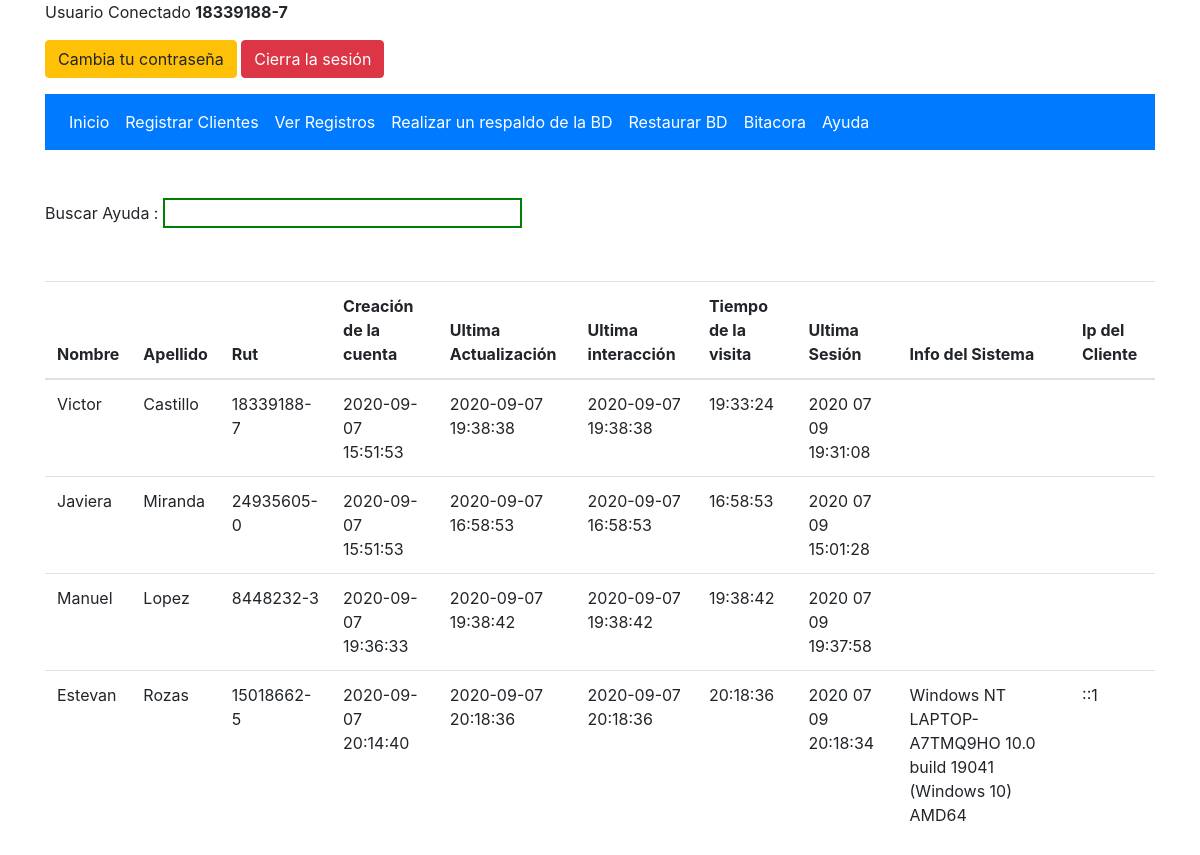
/bitacora.php (signed in), run on the app's committed database.
### tables this page shows
CREATE TABLE IF NOT EXISTS `cliente` (
  `Rut` varchar(10) NOT NULL,
  `Nombre` varchar(30) DEFAULT NULL,
  `Apellido` varchar(30) DEFAULT NULL,
  `Email` varchar(30) DEFAULT NULL,
  `Direccion` varchar(30) DEFAULT NULL,
  `Telefono` varchar(30) DEFAULT NULL,
  `password` varchar(255) DEFAULT NULL,
  `fecha` timestamp NOT NULL DEFAULT current_timestamp() ON UPDATE current_timestamp(),
  `fecha_creacion` timestamp NOT NULL DEFAULT current_timestamp(),
  `fecha_up` timestamp NOT NULL DEFAULT '0000-00-00 00:00:00' ON UPDATE current_timestamp(),
  `ultima_visita` varchar(30) DEFAULT NULL,
  `tiempo_visita` time DEFAULT NULL,
  `info` varchar(255) DEFAULT NULL,
  `ip_cliente` varchar(255) DEFAULT NULL,
  PRIMARY KEY (`Rut`)
);

### bitacora.php (the view, shortened to what this page needs)
<?php
require('config.php');
?>
<!doctype html>
<html lang="es">
  <head>
    <link rel="stylesheet" href="https://stackpath.bootstrapcdn.com/bootstrap/4.5.2/css/bootstrap.min.css">
    <link rel="stylesheet" href="css/styles.css">
  </head>
  <body>
      <div class="container">
      <div class="page-header">
            <p>Usuario Conectado <b><?php echo htmlspecialchars($_SESSION["rut"]); ?></b>
        </div>
        <p>
            <a href="reset-password.php" class="btn btn-warning">Cambia tu contraseña</a>
            <a href="logout.php" class="btn btn-danger">Cierra la sesión</a>
        </p>
      <?php include './nav.php'; ?>
      <div class="mt-5">
        <?php include './buscador.php'; ?>
        </div>
      <table class="table mt-5">
                        <thead>
                          <tr>
                            <th scope="col">Nombre</th>
                            <th scope="col">Apellido</th>
                            <th scope="col">Rut</th>
                            <th scope="col">Creación de la cuenta</th>
                            <th scope="col">Ultima Actualización</th>
                            <th scope="col">Ultima interacción</th>
                            <th scope="col">Tiempo de la visita</th>
                            <th scope="col">Ultima Sesión</th>
                            <th scope="col">Info del Sistema</th>
                            <th scope="col">Ip del Cliente</th>
                          </tr>
                        </thead>
               <?php
                $sql = "SELECT Rut, Nombre, Apellido, fecha_creacion, fecha_up, fecha, tiempo_visita, ultima_visita, info, ip_cliente FROM cliente";
                $result = mysqli_query($db_connection, $sql);
                if ($result->num_rows > 0) {
                  while($row = $result->fetch_assoc()) {
                    ?>
                    <?php
                      $nombre = $row["Nombre"];
                      $apellido = $row["Apellido"];
                      $rut = $row["Rut"];
                      $creacion = $row["fecha_creacion"];
                      $fecha_up = $row["fecha_up"];
                      $fecha = $row["fecha"];
                      $tiempo_visita = $row["tiempo_visita"];
                      $ultima = $row["ultima_visita"];
                      $info = $row["info"];
                      $ip_cliente = $row["ip_cliente"];
                    ?>
                    <tr>
                     <td><?php echo utf8_encode($nombre) ?></td>
                     <td><?php echo utf8_encode($apellido) ?></td>
                     <td><?php echo $rut ?></td>
                     <td><?php echo $creacion ?></td>
                     <td><?php echo $fecha_up ?></td>
                     <td><?php echo $fecha ?></td>
                     <td><?php echo $tiempo_visita ?></td>
                     <td><?php echo $ultima ?></td>
                     <td><?php echo utf8_encode($info) ?></td>
                     <td><?php echo utf8_encode($ip_cliente) ?></td>
                  </tr>
                <?php
                  }
                } else {
                    echo "0 results";
                }
                ?>
         </table>
      </div>
</body>

### nav.php (shortened to what this page needs)
<nav class="navbar navbar-expand-lg navbar-dark bg-primary">
    <div class="collapse navbar-collapse" id="navbarSupportedContent">
        <ul class="navbar-nav mr-auto">
            <li class="nav-item active">
                <a class="nav-link" href="welcome.php">Inicio<span class="sr-only">(current)</span></a>
            </li>
            <li class="nav-item active" >
                <a class="nav-link" href="formulario.php">Registrar Clientes</a>
            </li>
            <li class="nav-item active">
                <a class="nav-link" href="mostrar.php">Ver Registros</a>
            </li>
            <li class="nav-item active">
                <a class="nav-link" href="backup.php">Realizar un respaldo de la BD</a>
            </li>
            <li class="nav-item active">
                <a class="nav-link" href="restore.php">Restaurar BD</a>
            </li>
            <li class="nav-item active">
                <a class="nav-link" href="bitacora.php">Bitacora</a>
            </li>
            <li class="nav-item active">
                <a class="nav-link" href="ayuda.php">Ayuda</a>
            </li>
        </ul>
    </div>
</nav>

### buscador.php (shortened to what this page needs)
<label for="ayuda">Buscar Ayuda :</label>
<input type="text" size="30" onkeyup="showResult(this.value)" name="ayuda">

### css/styles.css (style rules this page uses)
input:valid, textarea:valid { border: 2px solid green; }

### data on the page
cliente: Nombre "Victor", Apellido "Castillo", Rut "18339188-7", fecha_creacion "2020-09-07 15:51:53", fecha_up "2020-09-07 19:38:38", fecha "2020-09-07 19:38:38", tiempo_visita "19:33:24", ultima_visita "2020 07 09 19:31:08"
cliente: Nombre "Javiera", Apellido "Miranda", Rut "24935605-0", fecha_creacion "2020-09-07 15:51:53", fecha_up "2020-09-07 16:58:53", fecha "2020-09-07 16:58:53", tiempo_visita "16:58:53", ultima_visita "2020 07 09 15:01:28"
cliente: Nombre "Manuel", Apellido "Lopez", Rut "8448232-3", fecha_creacion "2020-09-07 19:36:33", fecha_up "2020-09-07 19:38:42", fecha "2020-09-07 19:38:42", tiempo_visita "19:38:42", ultima_visita "2020 07 09 19:37:58"
cliente: Nombre "Estevan", Apellido "Rozas", Rut "15018662-5", fecha_creacion "2020-09-07 20:14:40", fecha_up "2020-09-07 20:18:36", fecha "2020-09-07 20:18:36", tiempo_visita "20:18:36", ultima_visita "2020 07 09 20:18:34", info "Windows NT LAPTOP-A7TMQ9HO 10.0 build 19041 (Windows 10) AMD64", ip_cliente "::1"

### other printed values
$_SESSION["rut"] "18339188-7"
